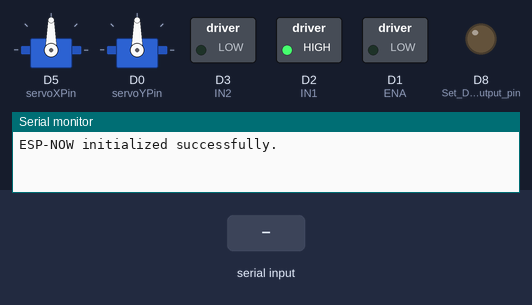
A sketch run on a simulated ESP8266 (NodeMCU). Shown: 2 × servo, switched loads named in the sketch (green lamp = pin HIGH), output pins drawn as LEDs (lit = HIGH), the last lines printed to the serial monitor. The test bench sets the inputs (shaded band).

Above: at 1.2 s.
1.3 s: "runesp2,1\n" received over Serial
At 2.8 s:
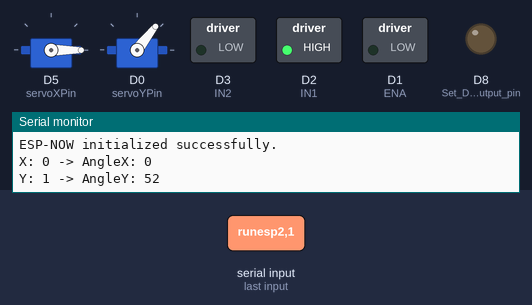
3.6 s: "runesp2,150\n" received over Serial
At 5.6 s:
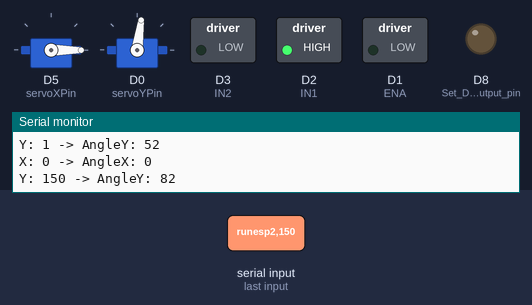
5.9 s: "90,45\n" received over Serial
At 7.5 s:
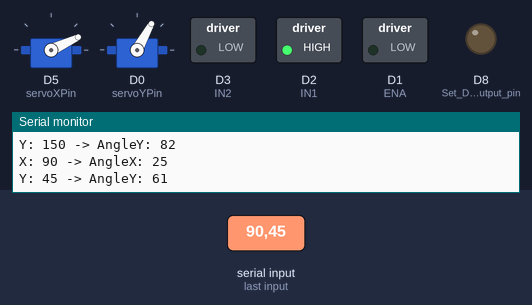
8.2 s: "1,90\n" received over Serial
At 10.4 s:
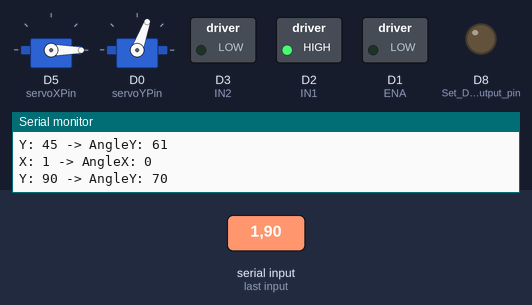
Timing chart, 0 to 11.5 s (numbered marks = the images above; inputs shaded):
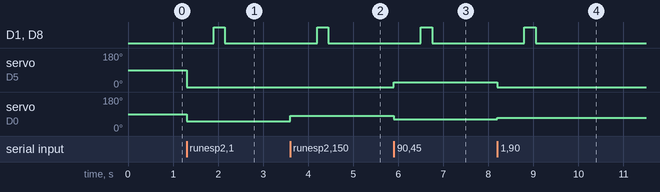

Measured:
- after the input at 1.3 s, D1 (ENA), D8 (Set_D8_as_an_output_pin): LOW → HIGH after 0.60 s, → LOW 0.25 s later; servo on D5 (servoXPin): 90° → 0° at once; servo on D0 (servoYPin): 90° → 52° at once
- after the input at 3.6 s, D1 (ENA), D8 (Set_D8_as_an_output_pin): LOW → HIGH after 0.60 s, → LOW 0.25 s later; servo on D0 (servoYPin): 52° → 82° at once
- after the input at 5.9 s, D1 (ENA), D8 (Set_D8_as_an_output_pin): LOW → HIGH after 0.60 s, → LOW 0.25 s later; servo on D5 (servoXPin): 0° → 25° at once; servo on D0 (servoYPin): 82° → 61° at once
- after the input at 8.2 s, D1 (ENA), D8 (Set_D8_as_an_output_pin): LOW → HIGH after 0.60 s, → LOW 0.25 s later; servo on D5 (servoXPin): 25° → 0° at once; servo on D0 (servoYPin): 61° → 70° at once

The sketch:

arduino.ino
```cpp
#include <Servo.h>
#include <ESP8266WiFi.h>
#include <espnow.h>

#define ENA D1  // PWM pin for speed control
#define IN1 D2  // Direction control
#define IN2 D3  // Grounded, no reverse needed

// Create servo objects
Servo servoX;
Servo servoY;

// Servo angle range
const int minAngle = 0;
const int maxAngle = 180;

// Screen dimensions or camera resolution (example: 640x480)
const int screenWidth = 640;
const int screenHeight = 480;

// Pin assignments
const int servoXPin = D5; // Adjust based on your wiring
const int servoYPin = D0;

// Peer MAC address (replace with the MAC address of the second NodeMCU)
uint8_t peerMACAddress[] = {0x98, 0xF4, 0xAB, 0xD5, 0xD6, 0x26};
bool espNowInitialized = false;

void onDataSent(uint8_t *mac_addr, uint8_t sendStatus) {
  Serial.print("ESP-NOW Send Status: ");
  Serial.println(sendStatus == 0 ? "Success" : "Fail");
}

void setup() {
  pinMode(D8, OUTPUT); // Set D8 as an output pin
  pinMode(ENA, OUTPUT);
  pinMode(IN1, OUTPUT);
  pinMode(IN2, OUTPUT);

  // Set initial direction
  digitalWrite(IN1, HIGH);  // Forward direction
  digitalWrite(IN2, LOW);   // Ground IN2 to prevent reverse

  // Attach servos to their respective pins
  servoX.attach(servoXPin);
  servoY.attach(servoYPin);

  // Set initial servo positions to midpoints
  servoX.write(90);
  servoY.write(90);

  // Initialize serial communication
  Serial.begin(9600);

  // Initialize ESP-NOW
  WiFi.mode(WIFI_STA);
  if (esp_now_init() == 0) {
    Serial.println("ESP-NOW initialized successfully.");
    esp_now_register_send_cb(onDataSent);
    esp_now_add_peer(peerMACAddress, ESP_NOW_ROLE_COMBO, 1, NULL, 0);
    espNowInitialized = true;
  } else {
    Serial.println("ESP-NOW initialization failed!");
  }
}

void loop() {
  // Check if data is available on the serial port
  if (Serial.available() > 0) {
    // Read the incoming data
    String input = Serial.readStringUntil('\n'); // Read until newline
    input.trim(); // Remove any whitespace

    // Check if the command is "runesp2"
    if (input.equals("runesp2")) {
      if (espNowInitialized) {
        uint8_t message[] = {1}; // Payload to send
        esp_now_send(peerMACAddress, message, sizeof(message));
        Serial.println("Command sent to second NodeMCU via ESP-NOW.");
      } else {
        Serial.println("ESP-NOW not initialized.");
      }
    } else {
      // Parse the input for X and Y coordinates
      int commaIndex = input.indexOf(',');
      if (commaIndex > 0) {
        String xString = input.substring(0, commaIndex);
        String yString = input.substring(commaIndex + 1);

        // Convert strings to integers
        int x = xString.toInt();
        int y = yString.toInt();

        // Map coordinates to servo angles
        int angleX = map(x, 0, screenWidth, minAngle, maxAngle);
        int angleY = map(y, 0, screenHeight, 52, 148);

        // Write angles to servos
        servoX.write(angleX);
        servoY.write(angleY);

        // Debug output
        Serial.print("X: ");
        Serial.print(x);
        Serial.print(" -> AngleX: ");
        Serial.println(angleX);

        Serial.print("Y: ");
        Serial.print(y);
        Serial.print(" -> AngleY: ");
        Serial.println(angleY);

        // Spray functionality
        delay(600);
        digitalWrite(D8, HIGH); // Set D8 HIGH
        // Set motor speed using PWM (0-1023 for ESP8266)
        analogWrite(ENA, 1023);  // 50% speed
        delay(250);             // Wait for 250 milliseconds
        digitalWrite(D8, LOW);  // Set D8 LOW
        analogWrite(ENA, 0);  // Stop motor
      }
    }
  }
}
```
